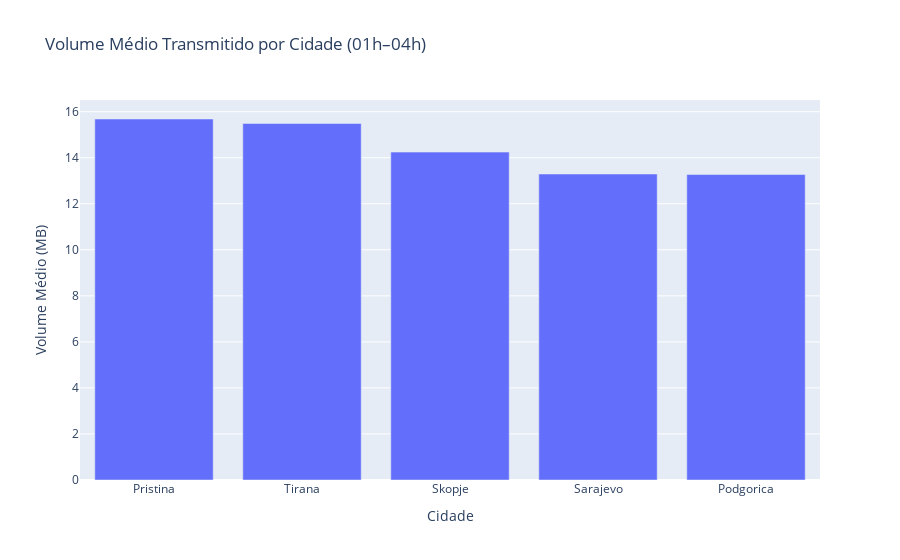

The cell this chart's notebook holds for it:
### Markdown cell above
Existem no total 82 sensores em 5 cidades.

Já os eventos de jam_signal são distribuídos da seguinte forma:

Skopje,  458
Tirana,  167
Pristina,  155
Podgorica,  136
Sarajevo,  102

onde Skopje é a cidade com mais eventos de jam_signal

### Code cell
from pyspark.sql import SparkSession
from pyspark.sql.functions import avg, sum, col
import plotly.express as px

spark = SparkSession.builder \
    .appName("CSV") \
    .config("spark.jars", "drivers/postgresql-42.7.3.jar") \
    .getOrCreate()

logs_df = spark.read.csv("data/logs.csv", header=True)

# Filtrando por horário (01h–04h)

filtered_df = logs_df.filter(
    (col("hora") >= "01:00") & (col("hora") <= "04:00")
)

# calculando volume total por cidade

result = filtered_df.groupBy("cidade") \
    .agg(sum("volume_transmitido_mb").alias("volume_total_mb")) \
    .orderBy(col("volume_total_mb").desc())

print("Volume total por cidade entre 01h-04h:")
result.show()

# calculando volume médio por cidade

result = filtered_df.groupBy("cidade") \
    .agg(avg("volume_transmitido_mb").alias("volume_medio_mb")) \
    .orderBy(col("volume_medio_mb").desc())

print("Volume médio por cidade entre 01h-04h:")

# Plotando média de volume por cidade

volume_medio_pd = result.toPandas()

fig = px.bar(
    volume_medio_pd,
    x="cidade",
    y="volume_medio_mb",
    labels={"cidade": "Cidade", "volume_medio_mb": "Volume Médio (MB)"},
    title="Volume Médio Transmitido por Cidade (01h–04h)",
)

fig.show()
spark.stop()

### Figure 1 — Plotly figure (JSON) as saved in the notebook; plotly's stock layout.template omitted (floating-point values rounded to 4 significant figures)
{"data": [{"hovertemplate": "Cidade=%{x}<br>Volume Médio (MB)=%{y}<extra></extra>", "legendgroup": "", "marker": {"color": "#636efa", "pattern": {"shape": ""}}, "name": "", "orientation": "v", "showlegend": false, "textposition": "auto", "type": "bar", "x": ["Pristina", "Tirana", "Skopje", "Sarajevo", "Podgorica"], "xaxis": "x", "y": [15.68, 15.49, 14.25, 13.29, 13.27], "yaxis": "y"}], "layout": {"barmode": "relative", "legend": {"tracegroupgap": 0}, "title": {"text": "Volume Médio Transmitido por Cidade (01h–04h)"}, "xaxis": {"anchor": "y", "domain": [0, 1], "title": {"text": "Cidade"}}, "yaxis": {"anchor": "x", "domain": [0, 1], "title": {"text": "Volume Médio (MB)"}}}}
